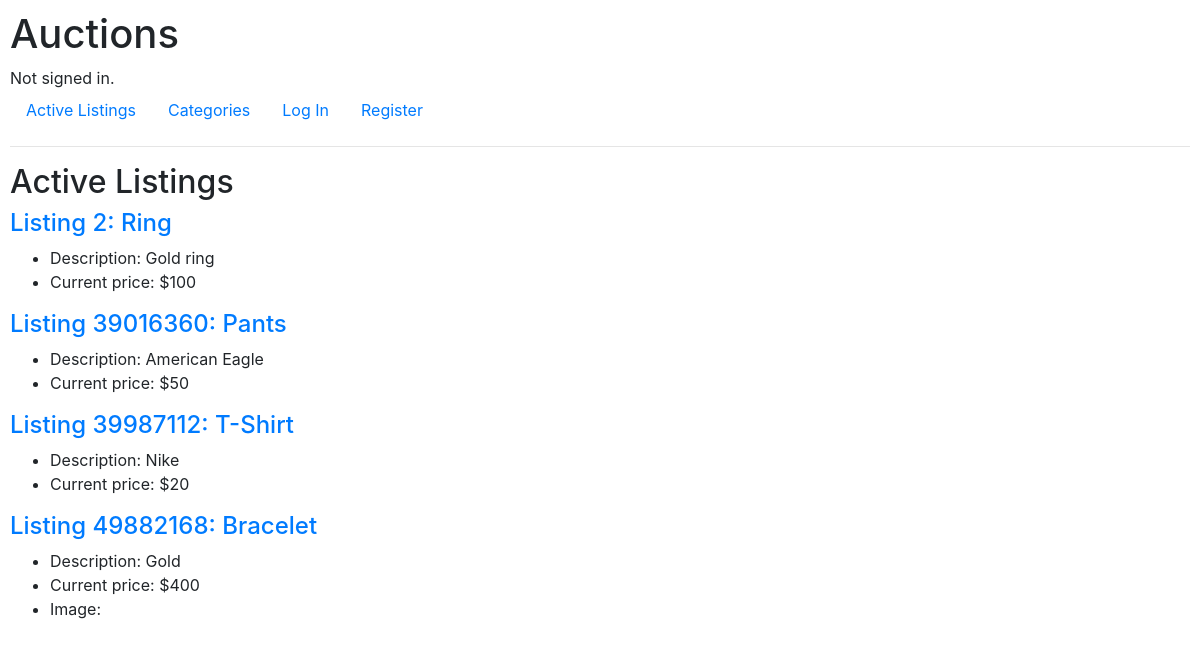
The page / on the database its author committed.
### auctions/models.py (models this page shows)
class Listing(models.Model):
    listing_id = models.AutoField(primary_key=True)
    title = models.CharField(max_length=64)
    description = models.CharField(max_length=500)
    price = models.IntegerField()
    image_URL = models.URLField(blank=True)
    category = models.ForeignKey(Categorie, on_delete=models.CASCADE, related_name="listing")
    username = models.CharField(max_length=64)
    closed = models.BooleanField()

### auctions/views.py (the view)
# urls.py: path("", views.index, name="index"),
def index(request):
    return render(request, "auctions/index.html", {
        "listings": Listing.objects.all()
    })

### auctions/templates/auctions/index.html
{% extends "auctions/layout.html" %}
{% block body %}
<h2>Active Listings</h2>
{% for listing in listings %}
{% if not listing.closed %}
<h4>
    <a href="{% url 'listing_details' listing.listing_id %}">
        Listing {{listing.listing_id}}: {{listing.title}}
    </a>
</h4>
<ul>
    <li>Description: {{listing.description}}</li>
    <li>Current price: ${{listing.price}}</li>
    {% if listing.image_URL %}
    <li>Image: <img src="{{listing.image_URL}}" alt=""></li>
    {% endif %}
</ul>
{% endif %}
{% endfor %}
{% endblock %}

### auctions/static/auctions/styles.css (style rules this page uses)
body { padding: 10px; }

### rows shown on the page
Listing: listing_id "2", title "Ring", description "Gold ring", price "100"
Listing: listing_id "39016360", title "Pants", description "American Eagle", price "50"
Listing: listing_id "39987112", title "T-Shirt", description "Nike", price "20"
Listing: listing_id "49882168", title "Bracelet", description "Gold", price "400"
